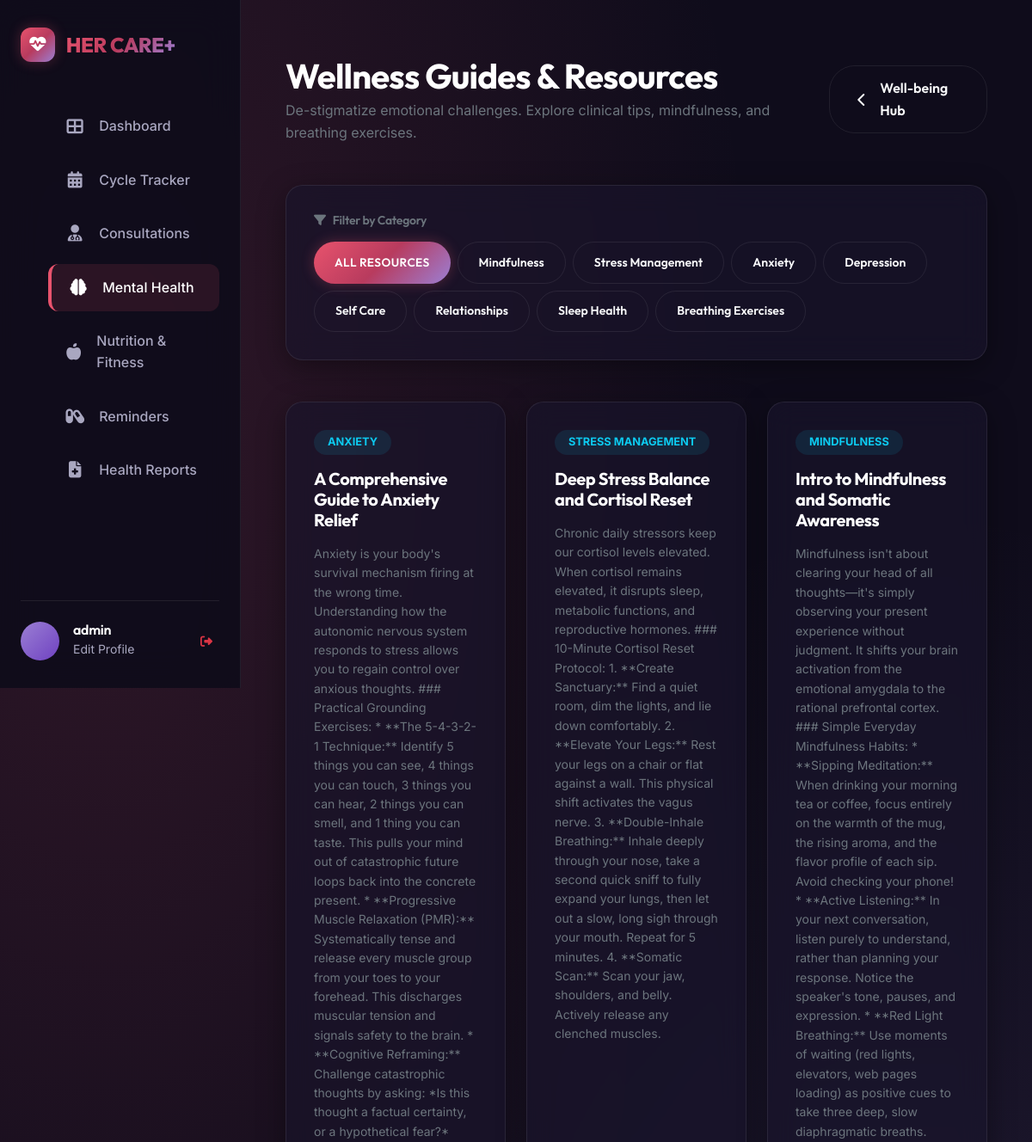
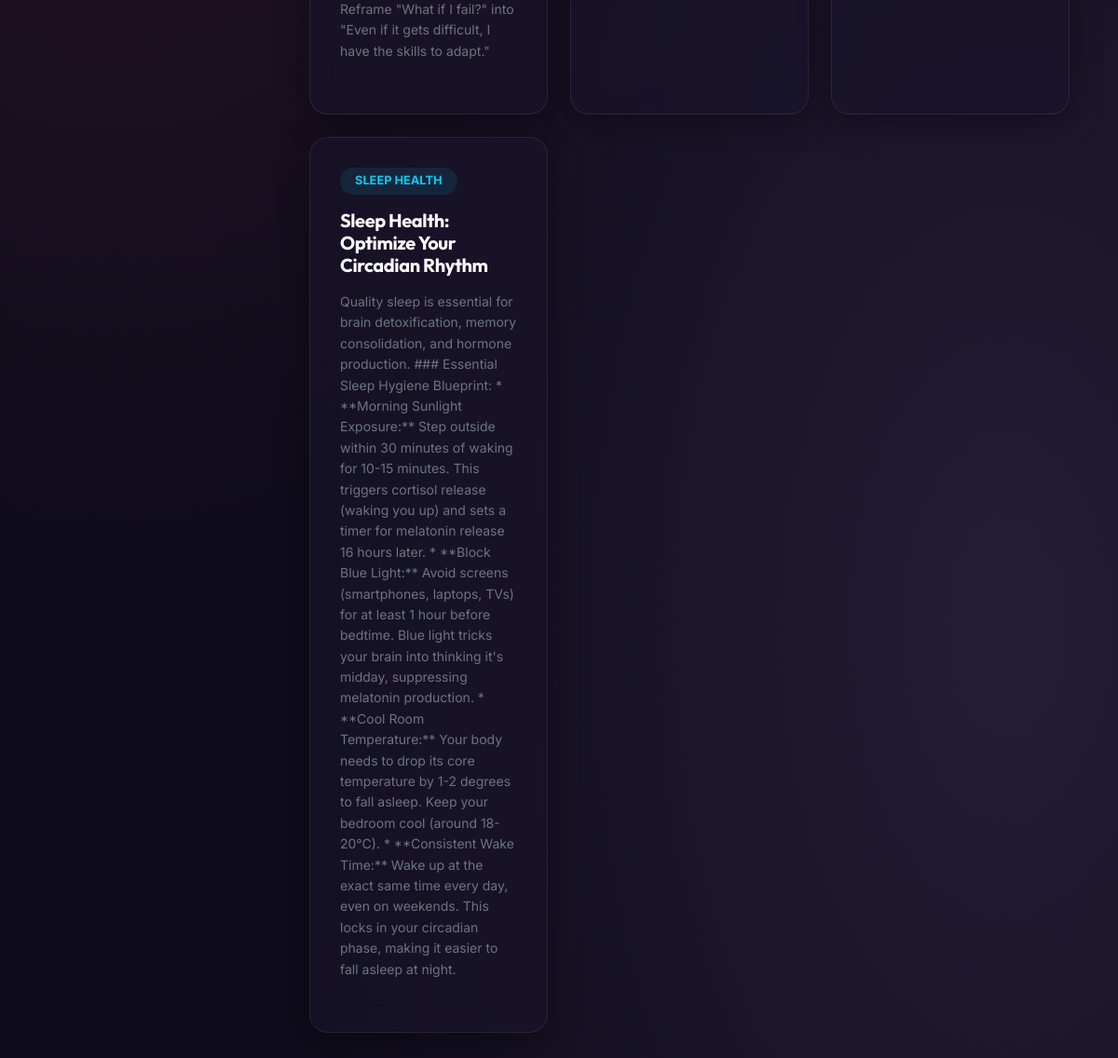
Screenshot of /mental-health/resources/ (signed in) with the database file from the repository (2 pictures, top to bottom).
### mental_health/models.py (models this page shows, shortened)
class CounselingResource(models.Model):
    CATEGORY_CHOICES = [
        ('mindfulness', 'Mindfulness'),
        ('stress', 'Stress Management'),
        ('anxiety', 'Anxiety'),
        ('depression', 'Depression'),
        ('self_care', 'Self Care'),
        ('relationships', 'Relationships'),
        ('sleep', 'Sleep Health'),
        ('breathing', 'Breathing Exercises'),
    ]
    TYPE_CHOICES = [
        ('article', 'Article'),
        ('exercise', 'Exercise'),
        ('video', 'Video'),
        ('guide', 'Guide'),
    ]
    title = models.CharField(max_length=200)
    category = models.CharField(max_length=20, choices=CATEGORY_CHOICES)
    resource_type = models.CharField(max_length=10, choices=TYPE_CHOICES, default='article')
    content = models.TextField()
    summary = models.TextField(max_length=300, blank=True)
    image = models.ImageField(upload_to='mental_health/', blank=True, null=True)
    external_link = models.URLField(blank=True)
    created_at = models.DateTimeField(auto_now_add=True)
    is_featured = models.BooleanField(default=False)
    class Meta:
        ordering = ['-is_featured', '-created_at']

### mental_health/views.py (the view)
# urls.py: path('resources/', views.resources, name='resources'),
@login_required
def resources(request):
    category = request.GET.get('category', '')
    resource_type = request.GET.get('type', '')
    queryset = CounselingResource.objects.all()
    if category:
        queryset = queryset.filter(category=category)
    if resource_type:
        queryset = queryset.filter(resource_type=resource_type)
    context = {
        'resources': queryset,
        'categories': CounselingResource.CATEGORY_CHOICES,
        'types': CounselingResource.TYPE_CHOICES,
        'selected_category': category,
        'selected_type': resource_type,
    }
    return render(request, 'mental_health/resources.html', context)

### mental_health/templates/mental_health/resources.html (shortened to what this page needs)
{% extends 'base.html' %}
{% load static %}
{% block content %}
<div class="container py-4">
    <div class="d-flex flex-column flex-md-row align-items-md-center justify-content-between mb-5 gap-3">
        <div>
            <h1 class="fw-bold mb-1">Wellness Guides & Resources</h1>
            <p class="text-secondary mb-0">De-stigmatize emotional challenges. Explore clinical tips, mindfulness, and breathing exercises.</p>
        </div>
        <a href="{% url 'mental_health_home' %}" class="btn-secondary-premium btn-sm"><i class="fas fa-chevron-left me-2"></i> Well-being Hub</a>
    </div>
    <div class="glass-card mb-5">
        <h6 class="text-secondary small mb-3"><i class="fas fa-filter me-2"></i>Filter by Category</h6>
        <div class="d-flex flex-wrap gap-2">
            <a href="{% url 'resources' %}" class="btn {% if not selected_category %}btn-premium{% else %}btn-secondary-premium{% endif %} btn-sm rounded-pill px-4">All Resources</a>
            {% for code, label in categories %}
                <a href="{% url 'resources' %}?category={{ code }}"
                   class="btn {% if selected_category == code %}btn-premium{% else %}btn-secondary-premium{% endif %} btn-sm rounded-pill px-4 text-capitalize">
                    {{ label }}
                </a>
            {% endfor %}
        </div>
    </div>
    <div class="row g-4">
        {% for res in resources %}
            <div class="col-md-6 col-lg-4">
                <div class="glass-card h-100 d-flex flex-column">
                    <span class="badge text-uppercase align-self-start mb-3 px-3 py-2 rounded-pill bg-opacity-10 bg-info text-info" style="font-size: 0.8rem; background: rgba(255,255,255,0.04);">
                        {{ res.get_category_display }}
                    </span>
                    <h5 class="fw-bold text-white mb-3">{{ res.title }}</h5>
                    <p class="small text-secondary mb-4" style="line-height: 1.6;">
                        {{ res.content }}
                    </p>
                </div>
            </div>
        {% empty %}
            <div class="col-12 text-center py-5">
                <p class="text-secondary">No counseling guides found matching this category.</p>
            </div>
        {% endfor %}
    </div>
</div>
{% endblock %}

### templates/base.html (shortened to what this page needs)
{% load static %}
<!DOCTYPE html>
<html lang="en">
<head>
    <link href="https://cdn.jsdelivr.net/npm/bootstrap@5.3.2/dist/css/bootstrap.min.css" rel="stylesheet">
    <link href="https://cdnjs.cloudflare.com/ajax/libs/font-awesome/6.4.2/css/all.min.css" rel="stylesheet">
    <link href="{% static 'css/style.css' %}" rel="stylesheet">
</head>
<body>
    {% if user.is_authenticated %}
    <div class="app-container">
        <aside class="sidebar">
            <a href="{% url 'dashboard' %}" class="sidebar-logo">
                <span class="btn-premium p-2 d-inline-flex align-items-center justify-content-center" style="width: 40px; height: 40px; border-radius: 12px;">
                    <i class="fas fa-heartbeat" style="font-size: 1.2rem;"></i>
                </span>
                <h2 class="m-0 text-gradient">HER CARE+</h2>
            </a>
            <ul class="nav-menu">
                <li class="nav-item {% if request.resolver_match.app_name == 'dashboard' or request.resolver_match.url_name == 'dashboard' %}active{% endif %}">
                    <a href="{% url 'dashboard' %}">
                        <i class="fas fa-th-large"></i>
                        <span>Dashboard</span>
                    </a>
                </li>
                <li class="nav-item {% if 'cycle-tracker' in request.path %}active{% endif %}">
                    <a href="{% url 'tracker_home' %}">
                        <i class="fas fa-calendar-alt"></i>
                        <span>Cycle Tracker</span>
                    </a>
                </li>
                <li class="nav-item {% if 'appointments' in request.path %}active{% endif %}">
                    <a href="{% url 'doctor_list' %}">
                        <i class="fas fa-user-md"></i>
                        <span>Consultations</span>
                    </a>
                </li>
                <li class="nav-item {% if 'mental-health' in request.path %}active{% endif %}">
                    <a href="{% url 'mental_health_home' %}">
                        <i class="fas fa-brain"></i>
                        <span>Mental Health</span>
                    </a>
                </li>
                <li class="nav-item {% if 'nutrition' in request.path %}active{% endif %}">
                    <a href="{% url 'nutrition_home' %}">
                        <i class="fas fa-apple-alt"></i>
                        <span>Nutrition & Fitness</span>
                    </a>
                </li>
                <li class="nav-item {% if 'reminders' in request.path %}active{% endif %}">
                    <a href="{% url 'reminders_home' %}">
                        <i class="fas fa-capsules"></i>
                        <span>Reminders</span>
                    </a>
                </li>
                <li class="nav-item {% if 'health-reports' in request.path %}active{% endif %}">
                    <a href="{% url 'reports_home' %}">
                        <i class="fas fa-file-medical"></i>
                        <span>Health Reports</span>
                    </a>
                </li>
            </ul>
            <div class="sidebar-user">
                {% if user.profile.profile_picture %}
                    <img src="{{ user.profile.profile_picture.url }}" class="user-avatar" alt="Avatar">
                {% else %}
                    <div class="user-avatar">{{ user.first_name|slice:":1" }}{% if user.last_name %}{{ user.last_name|slice:":1" }}{% endif %}</div>
                {% endif %}
                <div class="user-details overflow-hidden">
                    <h6 class="m-0 text-truncate">{{ user.get_full_name|default:user.username }}</h6>
                    <a href="{% url 'profile' %}" class="small text-decoration-none" style="color: var(--text-secondary);">Edit Profile</a>
                </div>
                <a href="{% url 'logout' %}" class="ms-auto btn btn-sm btn-outline-danger border-0" title="Logout">
                    <i class="fas fa-sign-out-alt"></i>
                </a>
            </div>
        </aside>
        <main class="main-content">
            {% block content %}{% endblock %}
        </main>
    </div>
    {% endif %}
</body>
</html>

### static/css/style.css (style rules this page uses)
:root { --bg-dark: #0f0c1b; --bg-card: rgba(26, 21, 44, 0.65); --bg-card-hover: rgba(38, 31, 64, 0.85); --border-glass: rgba(255, 255, 255, 0.08); --border-glass-focus: rgba(232, 83, 109, 0.4); --primary-grad: linear-gradient(135deg, #e8536d 0%, #b83b5e 50%, #9b7fd4 100%); --accent-grad: linear-gradient(135deg, #9b7fd4 0%, #6f42c1 100%); --teal-grad: linear-gradient(135deg, #2ec4b6 0%, #0f9f90 100%); --text-primary: #f8f9fa; --text-secondary: #a9a7c0; --text-muted: #6c6985; --primary-color: #e8536d; --accent-color: #9b7fd4; --teal-color: #2ec4b6; --shadow-main: 0 8px 32px 0 rgba(0, 0, 0, 0.37); --shadow-glow: 0 0 15px rgba(232, 83, 109, 0.3); --font-heading: 'Outfit', sans-serif; --font-body: 'Inter', sans-serif; }
* { margin: 0; padding: 0; box-sizing: border-box; }
body { background-color: var(--bg-dark); background-image: radial-gradient(at 10% 20%, rgba(232, 83, 109, 0.15) 0px, transparent 50%), radial-gradient(at 90% 80%, rgba(155, 127, 212, 0.15) 0px, transparent 50%); background-attachment: fixed; color: var(--text-primary); font-family: var(--font-body); min-height: 100vh; overflow-x: hidden; line-height: 1.6; }
h1, h2, h3, h4, h5, h6 { font-family: var(--font-heading); font-weight: 600; letter-spacing: -0.02em; color: #ffffff; }
.glass-card { background: var(--bg-card); backdrop-filter: blur(16px); -webkit-backdrop-filter: blur(16px); border: 1px solid var(--border-glass); border-radius: 20px; padding: 2rem; box-shadow: var(--shadow-main); transition: all 0.4s cubic-bezier(0.165, 0.84, 0.44, 1); }
.text-gradient { background: var(--primary-grad); -webkit-background-clip: text; -webkit-text-fill-color: transparent; display: inline-block; }
.btn-premium { background: var(--primary-grad); color: #ffffff; border: none; border-radius: 30px; padding: 0.8rem 2rem; font-family: var(--font-heading); font-weight: 600; letter-spacing: 0.03em; text-transform: uppercase; font-size: 0.85rem; cursor: pointer; box-shadow: var(--shadow-glow); transition: all 0.3s ease; text-decoration: none; display: inline-flex; align-items: center; justify-content: center; gap: 0.5rem; }
.btn-secondary-premium { background: transparent; color: var(--text-primary); border: 1.5px solid var(--border-glass); border-radius: 30px; padding: 0.8rem 2rem; font-family: var(--font-heading); font-weight: 600; cursor: pointer; transition: all 0.3s ease; text-decoration: none; display: inline-flex; align-items: center; justify-content: center; gap: 0.5rem; }
.app-container { display: flex; min-height: 100vh; }
.sidebar { width: 280px; background: rgba(15, 12, 27, 0.95); border-right: 1px solid var(--border-glass); padding: 2rem 1.5rem; display: flex; flex-direction: column; position: fixed; height: 100vh; z-index: 100; backdrop-filter: blur(20px); }
.sidebar-logo { display: flex; align-items: center; gap: 0.8rem; margin-bottom: 3rem; text-decoration: none; }
.sidebar-logo h2 { font-family: var(--font-heading); font-weight: 800; font-size: 1.5rem; }
.nav-menu { list-style: none; display: flex; flex-direction: column; gap: 0.5rem; flex-grow: 1; }
.nav-item a { display: flex; align-items: center; gap: 1rem; padding: 0.9rem 1.2rem; color: var(--text-secondary); text-decoration: none; border-radius: 12px; font-weight: 500; transition: all 0.3s ease; }
.nav-item a:hover, .nav-item.active a { color: #ffffff; background: rgba(232, 83, 109, 0.12); border-left: 4px solid var(--primary-color); }
.nav-item i { font-size: 1.2rem; width: 24px; text-align: center; }
.sidebar-user { border-top: 1px solid var(--border-glass); padding-top: 1.5rem; display: flex; align-items: center; gap: 1rem; }
.user-avatar { width: 45px; height: 45px; border-radius: 50%; background: var(--accent-grad); display: flex; align-items: center; justify-content: center; font-weight: bold; color: white; object-fit: cover; }
.main-content { margin-left: 280px; flex-grow: 1; padding: 2.5rem; min-height: 100vh; }

### rows the page displays
CounselingResource: category "ANXIETY", title "A Comprehensive Guide to Anxiety Relief", content "Anxiety is your body's survival mechanism firing at the wrong time. Understanding how the autonomic nervous system responds to stress allows you to regain control over anxious thoughts. ### Practical Grounding Exercises: * **The 5-4-3-2-1 Technique:** Identify 5 things you can see, 4 things you can touch, 3 things you can hear, 2 things you can smell, and 1 thing you can taste. This pulls your mind out of catastrophic future loops back into the concrete present. * **Progressive Muscle Relaxation (PMR):** Systematically tense and release every muscle group from your toes to your forehead. This discharges muscular tension and signals safety to the brain. * **Cognitive Reframing:** Challenge…"
CounselingResource: category "STRESS MANAGEMENT", title "Deep Stress Balance and Cortisol Reset", content "Chronic daily stressors keep our cortisol levels elevated. When cortisol remains elevated, it disrupts sleep, metabolic functions, and reproductive hormones. ### 10-Minute Cortisol Reset Protocol: 1. **Create Sanctuary:** Find a quiet room, dim the lights, and lie down comfortably. 2. **Elevate Your Legs:** Rest your legs on a chair or flat against a wall. This physical shift activates the vagus nerve. 3. **Double-Inhale Breathing:** Inhale deeply through your nose, take a second quick sniff to fully expand your lungs, then let out a slow, long sigh through your mouth. Repeat for 5 minutes. 4. **Somatic Scan:** Scan your jaw, shoulders, and belly. Actively release any clenched muscles."
CounselingResource: category "MINDFULNESS", title "Intro to Mindfulness and Somatic Awareness", content "Mindfulness isn't about clearing your head of all thoughts—it's simply observing your present experience without judgment. It shifts your brain activation from the emotional amygdala to the rational prefrontal cortex. ### Simple Everyday Mindfulness Habits: * **Sipping Meditation:** When drinking your morning tea or coffee, focus entirely on the warmth of the mug, the rising aroma, and the flavor profile of each sip. Avoid checking your phone! * **Active Listening:** In your next conversation, listen purely to understand, rather than planning your response. Notice the speaker's tone, pauses, and expression. * **Red Light Breathing:** Use moments of waiting (red lights, elevators, web pages…"
CounselingResource: category "SLEEP HEALTH", title "Sleep Health: Optimize Your Circadian Rhythm", content "Quality sleep is essential for brain detoxification, memory consolidation, and hormone production. ### Essential Sleep Hygiene Blueprint: * **Morning Sunlight Exposure:** Step outside within 30 minutes of waking for 10-15 minutes. This triggers cortisol release (waking you up) and sets a timer for melatonin release 16 hours later. * **Block Blue Light:** Avoid screens (smartphones, laptops, TVs) for at least 1 hour before bedtime. Blue light tricks your brain into thinking it's midday, suppressing melatonin production. * **Cool Room Temperature:** Your body needs to drop its core temperature by 1-2 degrees to fall asleep. Keep your bedroom cool (around 18-20°C). * **Consistent Wake Time:**…"

### other values shown
{{ user.get_full_name|default:user.username }} "admin"
{{ label }} "Mindfulness" "Stress Management" "Anxiety" "Depression" "Self Care" "Relationships" "Sleep Health" "Breathing Exercises"
